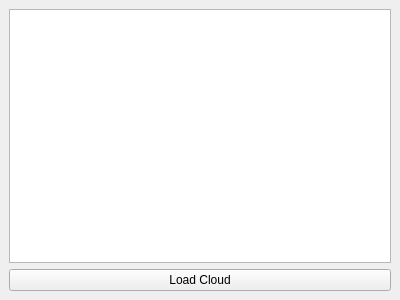
<?xml version="1.0" encoding="UTF-8"?>
<ui version="4.0">
 <class>CloudListView</class>
 <widget class="QDockWidget" name="CloudListView">
  <property name="geometry">
   <rect>
    <x>0</x>
    <y>0</y>
    <width>400</width>
    <height>300</height>
   </rect>
  </property>
  <property name="windowTitle">
   <string>Clouds</string>
  </property>
  <widget class="QWidget" name="dockWidgetContents">
   <layout class="QVBoxLayout" name="verticalLayout">
    <item>
     <widget class="QTableView" name="tableView">
      <attribute name="horizontalHeaderVisible">
       <bool>false</bool>
      </attribute>
      <attribute name="horizontalHeaderHighlightSections">
       <bool>false</bool>
      </attribute>
      <attribute name="verticalHeaderHighlightSections">
       <bool>false</bool>
      </attribute>
     </widget>
    </item>
    <item>
     <widget class="QPushButton" name="loadBtn">
      <property name="text">
       <string>Load Cloud</string>
      </property>
     </widget>
    </item>
   </layout>
  </widget>
 </widget>
 <resources/>
 <connections/>
</ui>
